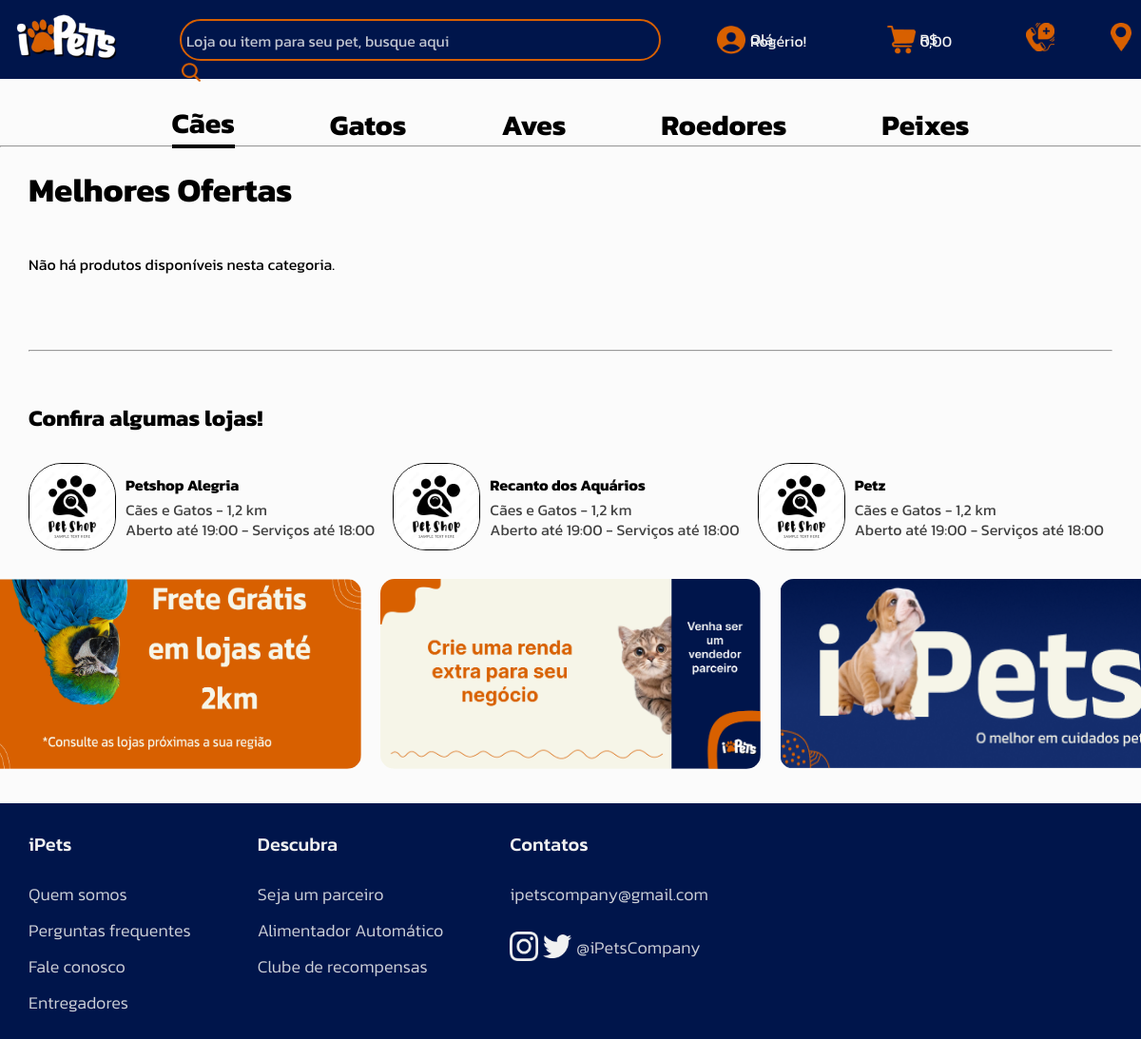
Page /categoriaCaes.php (signed in) on the committed database.
### tables this page shows
CREATE TABLE `store` (
  `store_id` int(11) NOT NULL,
  `store_name` varchar(65) NOT NULL,
  `store_email` varchar(110) NOT NULL,
  `store_tel` varchar(14) NOT NULL,
  `store_cnpj` varchar(14) NOT NULL,
  `store_cidade` varchar(45) NOT NULL,
  `store_estado` varchar(45) NOT NULL,
  `store_end` varchar(45) NOT NULL,
  `store_senha` varchar(16) NOT NULL,
  `store_open` time NOT NULL,
  `store_close` time NOT NULL
);

### categoriaCaes.php (the view, shortened to what this page needs)
<?php
include_once('config.php');
$grand_total = 0;
if (isset($_SESSION['user_data'])) {
    $user_id = $_SESSION['user_data']['id'];
    $sql = "SELECT SUM(product_price * quantity) AS total FROM cart
            JOIN products ON cart.product_id = products.product_id
            WHERE cart.user_id = $user_id";
    $result = $connection->query($sql);
    if ($result->num_rows > 0) {
        $row = $result->fetch_assoc();
        $grand_total = $row['total'];
    }
}
$query = "SELECT * FROM products WHERE product_category = 1";
$result = $connection->query($query);
?>
<!DOCTYPE html>
<html lang="pt-br">
<head>
    <link rel="stylesheet" href="./CSS/stylesCategoria.css">
    <link rel="stylesheet" href="./CSS/stylesPadrão.css">
</head>
<body>
<nav class="navbar">
<a href="./index.php">
    <img src="./IMG/ipets-logo.png" class="navbar-logo">
</a>
<div class="navbar-pesq">
    <div class="navbar-pesq-input-container">
        <input type="text" placeholder="Loja ou item para seu pet, busque aqui" class="navbar-pesq-input">
        <img src="./IMG/pesquisa-icon.png">
    </div>
</div>
<?php if (isset($_SESSION['user_data'])): ?>
    <a href="./perfilusuario.php" class="navbar-perfil">
        <div class="navbar-perfil-img">
            <img src="./IMG/perfil-icon.png">
        </div>
        <p>Olá, <?php echo htmlspecialchars(explode(' ', $_SESSION['user_data']['nome'])[0]); ?>!</p>
        </a>
    <a class="navbar-carrinho" href="./carrinho1.php">
        <div>
            <img src="./IMG/carrinho-icon.png">
        </div>
        <p>R$ <?php echo number_format($grand_total, 2, ',', '.'); ?></p>
    </a>
<?php endif; ?>
<a class="navbar-veterinario" href="./veterinario.php">
    <img src="./IMG/vet-icon.png">
</a>
<a class="navbar-localiza">
    <img src="./IMG/localizacao-icon.png">
</a>
</nav>
    <header class="header-container">
        <a class="selected" href="./categoriaCaes.php">
            <h2>Cães</h2>
        </a>
        <a href="./categoriaGatos.php">
            <h2>Gatos</h2>
        </a>
        <a href="./categoriaAves.php">
            <h2>Aves</h2>
        </a>
        <a href="./categoriaRoedores.php">
            <h2>Roedores</h2>
        </a>
        <a href="./categoriaPeixes.php">
            <h2>Peixes</h2>
        </a>
    </header>
    <hr>
    <main>
        <h1>Melhores Ofertas</h1>
        <div class="prods-container">
            <?php
            if ($result->num_rows > 0) {
                while ($produto = $result->fetch_assoc()) {
                    echo '<form action="" method="POST" class="prod">
                    <div class="prod-img-container">
                        <img src="./IMG/anuncio1Categoria.png">
                    </div>
                    <div class="prod-info">
                        <div class="prod-info-base">
                            <h3>' . htmlspecialchars($produto['product_name']) . '</h3>
                            <p>R$ ' . number_format($produto['product_price'], 2, ',', '.') . '</p>
                            <input type="hidden" name="product_id" value="' . $produto['product_id'] . '">
                            <input type="hidden" name="store_id" value="' . $produto['store_id'] . '">
                            <button type="submit" name="add_to_cart" class="add-to-cart" onclick="return confirm(\'Tem certeza que deseja comprar este produto?\');">Adicionar ao carrinho</button>
                        </div>
                        <hr>
                        <div class="prod-info-loja-info">
                            <div class="prod-info-img-container">
                                <img src="./IMG/pet-shop-store-icon.png" alt="Ícone da loja">
                            </div>
                            <div class="prod-info-loja-info-entrega">
                                <p>40-50 min</p>
                                <p>•</p>
                                <p>Grátis</p>
                            </div>
                        </div>
                    </div>
                </form>';
                }
            } else {
                echo '<p>Não há produtos disponíveis nesta categoria.</p>';
            }
            ?>
        </div>
        <br>
        <hr>
        <br>
        <h2>Confira algumas lojas!</h2>
    <div class="lojas-content">
            <div class="lojas-container">
                <?php
                $sql = "SELECT * FROM store ORDER BY RAND() LIMIT 3";
                $result = $connection->query($sql);
                while ($store_data = mysqli_fetch_assoc($result)) {
                    echo "
                        <div class='lojas'>
                            <a style='text-decoration: none; color: #000;' class='lojas-a' href='./paginaLoja.php?store_id=" . $store_data['store_id'] . "'>
                                <div class='lojas-info-total'>
                                    <input type='hidden' name='product_id' value='" . $store_data['store_id'] . "'>
                                    <img src='./IMG/pet-shop-store-icon.png'>
                                    <div class='lojas-info'>
                                        <h4>" . $store_data['store_name'] . "</h4>
                                        <p>Cães e Gatos - 1,2 km</p>
                                        <p>Aberto até 19:00 - Serviços até 18:00</p>
                                    </div>
                                </div>
                            </a>
                        </div>";
                }
                ?>
            </div>
        </div>
    </main>
    <div class="anuncios-fim">
        <div class="anuncio-fim">
            <img src="IMG/anuncio1CategoriaFim.png">
        </div>
        <div class="anuncio-fim">
            <img src="IMG/anuncio2CategoriaFim.png">
        </div>
        <div class="anuncio-fim">
            <img src="IMG/anuncio3CategoriaFim.png">
        </div>
    </div>
    <footer class="footer">
        <div class="footer-element">
            <h5>iPets</h5>
            <p>Quem somos</p>
            <p>Perguntas frequentes</p>
            <p>Fale conosco</p>
            <p>Entregadores</p>
        </div>
        <div class="footer-element">
            <h5>Descubra</h5>
            <p>Seja um parceiro</p>
            <p>Alimentador Automático</p>
            <p>Clube de recompensas</p>
        </div>
        <div class="footer-element">
            <h5>Contatos</h5>
            <p>ipetscompany@gmail.com</p>
            <div class="footer-element-contatos">
                <a href=""><img src="./IMG/instagram-icon.png" alt="Instagram"></a>
                <a href=""><img src="./IMG/twitter-icon.png" alt="Twitter"></a>
                <p>@iPetsCompany</p>
            </div>
        </div>
    </footer>
</body>
</html>

### CSS/stylesCategoria.css (style rules this page uses)
main { padding-right: 50px; padding-left: 50px; }
.header-container { display: flex; justify-content: center; align-items: center; gap: 100px; padding: 1px; font-size: 20px; height: 50px; margin-top: 10px; }
.header-container a { text-decoration: none; color: #000; height: 70px; }
.header-container .selected { border-bottom: 4px solid #000; }
main h1 { font-size: 35px; margin-top: -20px; }
.prods-container { display: flex; gap: 60px; padding: 0%; margin-bottom: 30px; }
.lojas-container { display: flex; flex-wrap: wrap; gap: 10px; }
.lojas { flex: 1 1 30%; box-sizing: border-box; line-height: 5px; }
.lojas-info-total { display: flex; margin-top: 10px; }
.lojas img { border: 1px solid #000; border-radius: 35px; width: 90px; height: 90px; margin-right: 10px; }
.lojas-info p { color: #404040; }
.anuncios-fim { display: flex; gap: 20px; justify-content: center; align-items: center; }
.anuncio-fim { justify-content: center; align-items: center; transition: transform 0.3s ease; cursor: pointer; }
.anuncio-fim img { height: 200px; width: 400px; border-radius: 15px; }

### CSS/stylesPadrão.css (style rules this page uses)
body { font-family: "Kanit", sans-serif; justify-content: center; align-items: center; height: 100vh; margin: 0; background-color: #FBFBFB; }
main { padding: 30px; }
img { color: white; }
.navbar { display: flex; padding: 10px; align-items: center; gap: 5%; color: #ffff; background-color: #00154B; }
.navbar img { width: 30px; height: auto; cursor: pointer; }
.navbar .navbar-logo { height: auto; width: 120px; }
.navbar .navbar-pesq { border: 2px solid #d86000; vertical-align: center; height: 40px; width: 525px; border-radius: 25px; }
.navbar-pesq .navbar-pesq-input { width: 485px; height: 40px; background-color: transparent; border: none; outline: none; color: #ffff; font-family: "Kanit", sans-serif; font-size: 16px; padding-left: 5px; }
.navbar-pesq-input::placeholder { color: #C1C5D0; font-family: "Kanit", sans-serif; }
.navbar-pesq img { margin-bottom: -4px; height: auto; width: 20px; margin-right: 5px; }
.navbar .navbar-perfil { display: flex; align-items: center; gap: 5px; line-height: 2px; cursor: pointer; }
.navbar .navbar-localiza img { width: auto; height: 30px; }
.navbar .navbar-carrinho { display: flex; align-items: center; gap: 5px; line-height: 2px; cursor: pointer; }
.navbar a { text-decoration: none; color: #F1F1F1; }
.footer { background-color: #00154B; display: flex; padding-left: 30px; padding-right: 30px; padding-bottom: 10px; gap: 70px; margin-top: 30px; }
.footer img { width: 30px; height: auto; margin-right: 5px; color: #F1F1F1; }
.footer .footer-element { line-height: 20px; }
.footer-element h5 { color: #F1F1F1; font-size: 20px; font-weight: 500; }
.footer-element p { color: #CDD0D8; font-size: 18px; font-weight: 350; }
.footer-element-contatos { display: flex; align-items: center; }

### rows in the picture
store: store_name "Petshop Alegria"
store: store_name "Recanto dos Aquários"
store: store_name "Petz"

### other values in the picture
explode(' ', $_SESSION['user_data']['nome'])[0] "Rogério"
$grand_total "0,00"
